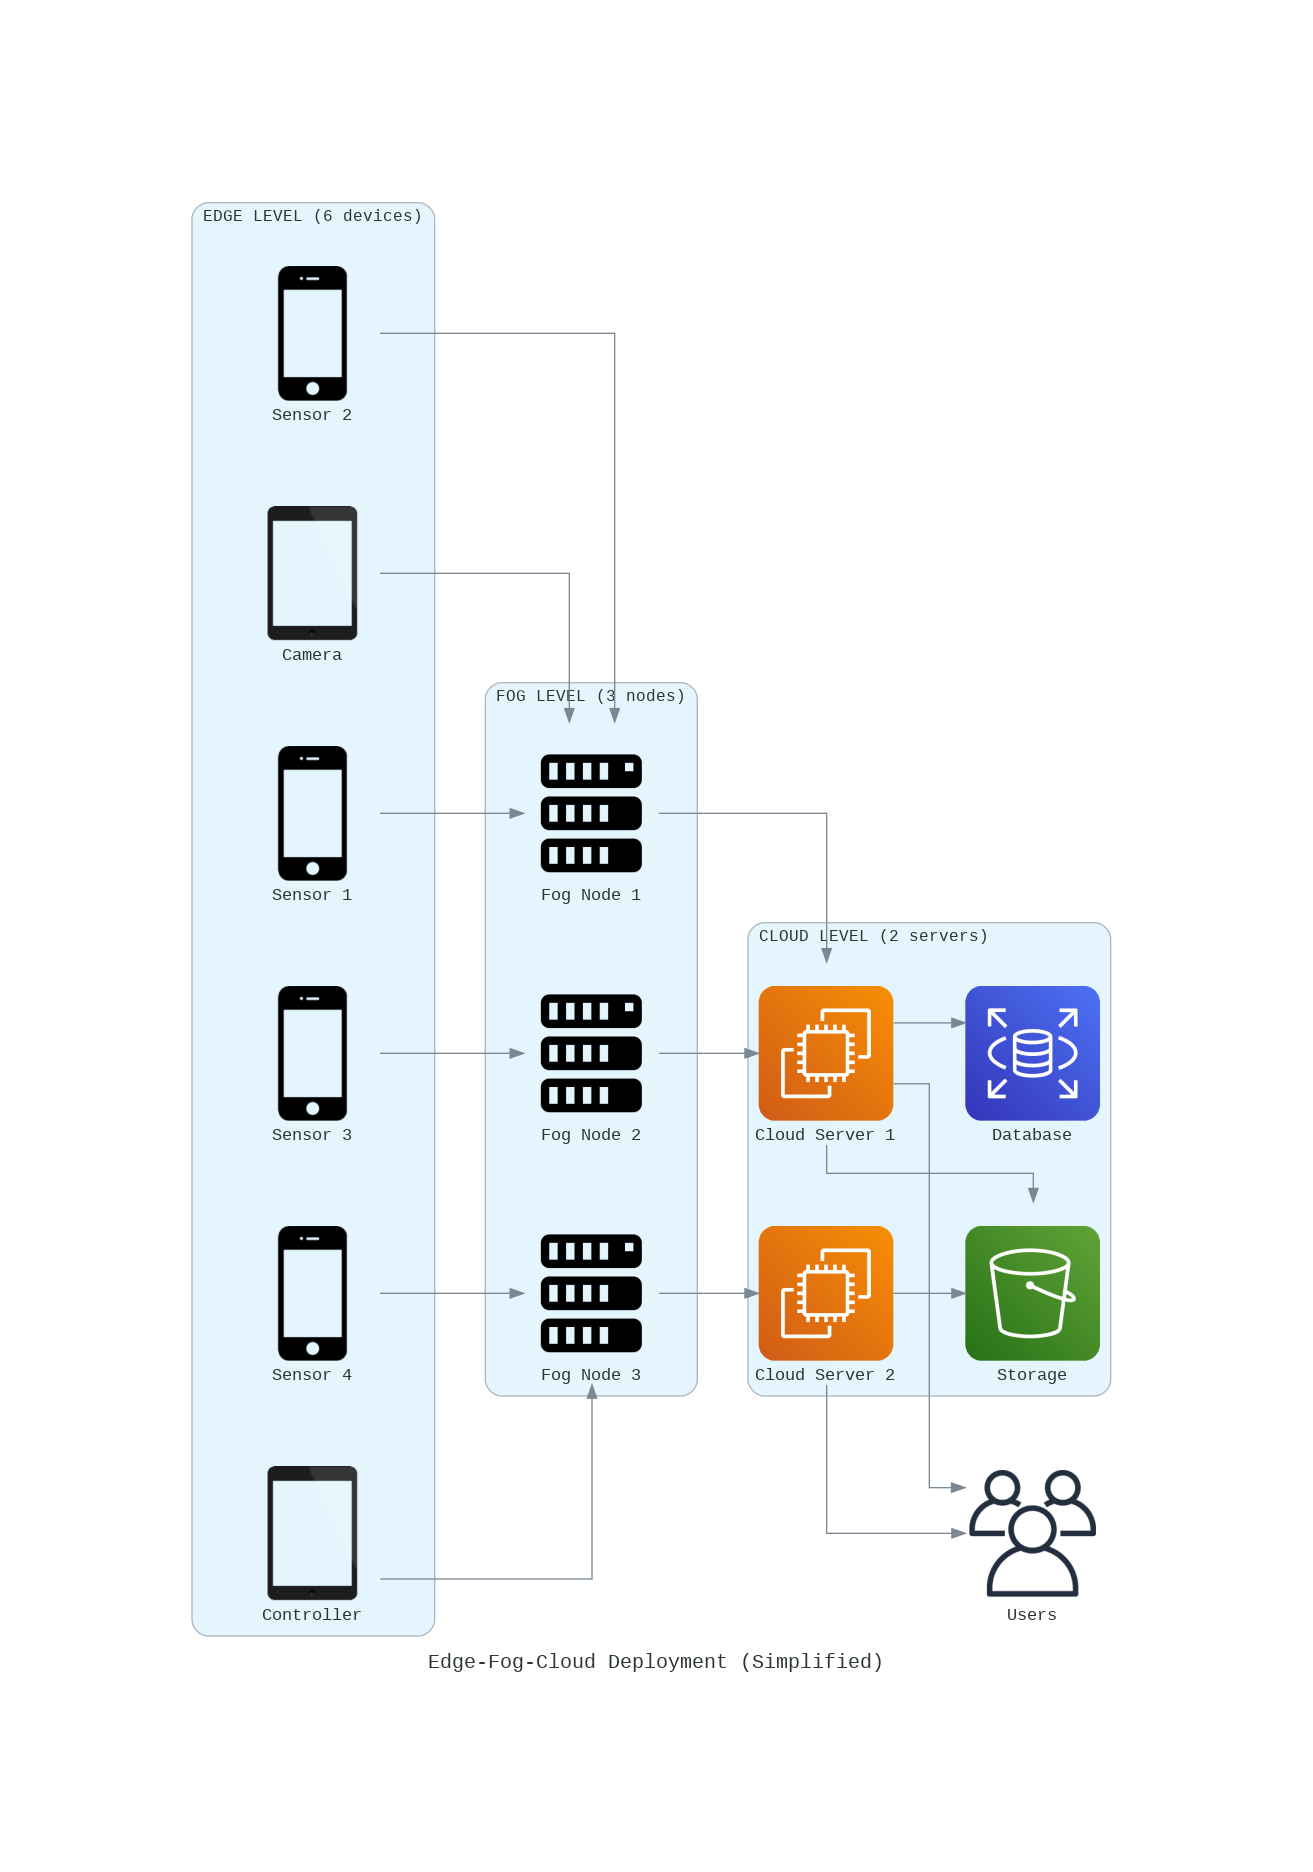

This figure's Python source:
# -*- coding: utf-8 -*-
"""Untitled3.ipynb

Automatically generated by Colab.

Original file is located at
    https://colab.research.google.com/drive/16kH5m07SVQzjscs1LAdmw3Bvpg55wpfN
"""

# Минимальный вариант с базовыми компонентами
from diagrams import Diagram, Cluster, Edge
from diagrams.aws.compute import EC2
from diagrams.aws.database import RDS
from diagrams.aws.storage import S3
from diagrams.aws.general import Users
from diagrams.generic.device import Mobile, Tablet
from diagrams.generic.compute import Rack
from diagrams.generic.storage import Storage
from diagrams.onprem.compute import Server
from diagrams.onprem.network import Nginx
import os

with Diagram("Edge-Fog-Cloud Deployment (Simplified)",
             show=False,
             filename="output/simple_deployment",
             direction="LR"):

    # Edge Level (6 devices)
    with Cluster("EDGE LEVEL (6 devices)"):
        edge1 = Mobile("Sensor 1")
        edge2 = Mobile("Sensor 2")
        edge3 = Tablet("Camera")
        edge4 = Mobile("Sensor 3")
        edge5 = Mobile("Sensor 4")
        edge6 = Tablet("Controller")

    # Fog Level (3 nodes)
    with Cluster("FOG LEVEL (3 nodes)"):
        fog1 = Server("Fog Node 1")
        fog2 = Server("Fog Node 2")
        fog3 = Server("Fog Node 3")

    # Cloud Level (2 servers)
    with Cluster("CLOUD LEVEL (2 servers)"):
        cloud1 = EC2("Cloud Server 1")
        cloud2 = EC2("Cloud Server 2")
        cloud_db = RDS("Database")
        cloud_storage = S3("Storage")

        cloud1 >> cloud_db
        cloud1 >> cloud_storage
        cloud2 >> cloud_storage

    # Users
    users = Users("Users")

    # Connections
    # Edge -> Fog
    edge1 >> fog1
    edge2 >> fog1
    edge3 >> fog1
    edge4 >> fog2
    edge5 >> fog3
    edge6 >> fog3

    # Fog -> Cloud
    fog1 >> cloud1
    fog2 >> cloud1
    fog3 >> cloud2

    # Cloud -> Users
    cloud1 >> users
    cloud2 >> users

print("✅ Упрощенная диаграмма создана!")
